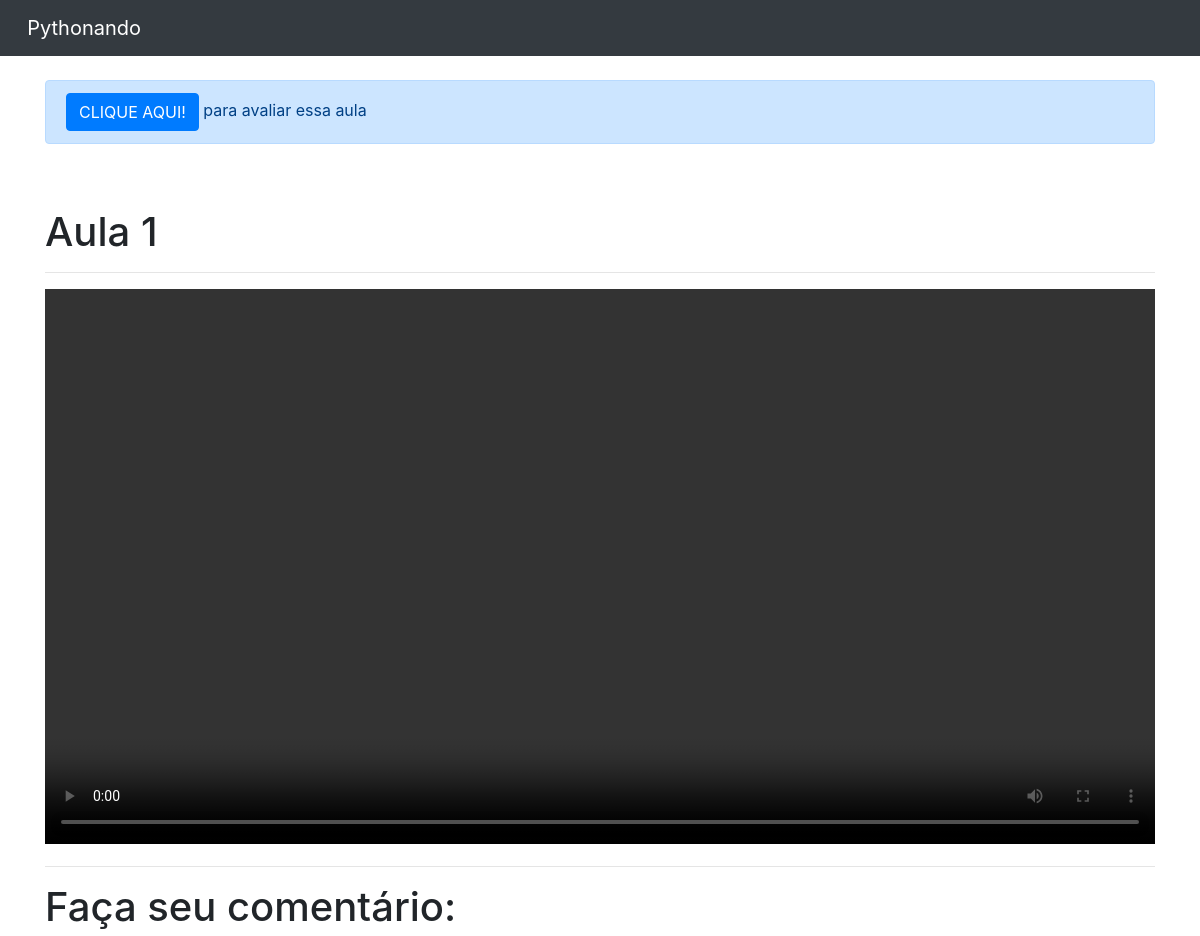
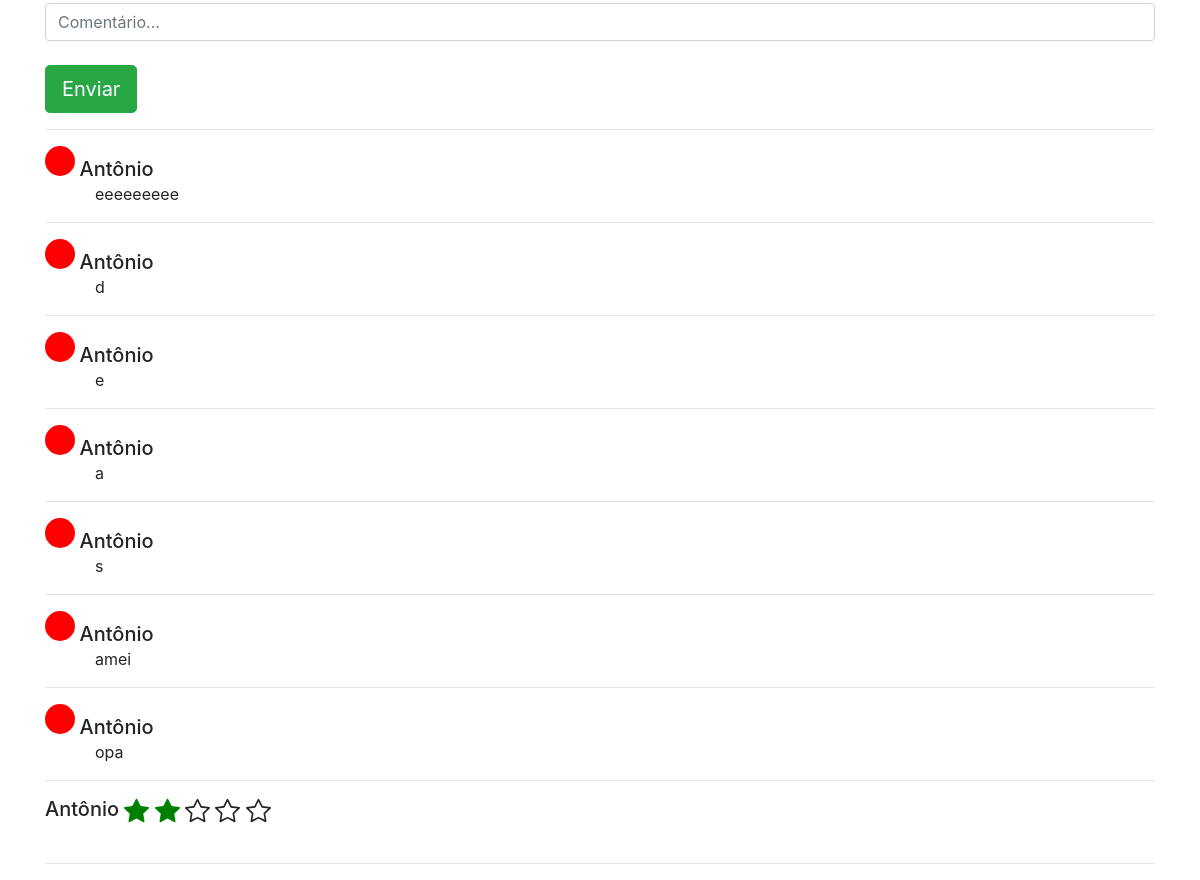
The app's page /home/aula/1 (signed in) with its own data (2 pictures, top to bottom).
### cursos/models.py (models this page shows, shortened)
class Aulas(models.Model):
    nome = models.CharField(max_length = 100)
    descricao = models.TextField()
    aula = models.FileField(upload_to = "aulas")
    curso = models.ForeignKey(Cursos, on_delete = models.DO_NOTHING)

class Comentarios(models.Model):
    usuario = models.ForeignKey(Usuario, on_delete = models.DO_NOTHING)
    comentario = models.TextField()
    data = models.DateTimeField(default = datetime.now)
    aula = models.ForeignKey(Aulas, on_delete = models.DO_NOTHING)

class NotasAulas(models.Model):
    choices = (
        ('p', 'Péssimo'),
        ('r', 'Ruim'),
        ('re', 'Regular'),
        ('b', 'bom'),
        ('o', 'Ótimo')
    )
    aula = models.ForeignKey(Aulas, on_delete=models.DO_NOTHING)
    nota = models.CharField(max_length=50, choices=choices)
    usuario = models.ForeignKey(Usuario, on_delete=models.DO_NOTHING)

### usuarios/models.py (models this page shows)
class Usuario(models.Model):
    nome = models.CharField(max_length=50)
    email = models.EmailField()
    senha = models.CharField(max_length=64)
    def __str__(self) -> str:
        return self.nome

### cursos/views.py (the view)
# urls.py: path('aula/<int:id>', views.aula, name = 'aula'),
def aula(request, id):
    if request.session.get('usuario'):
        aula = Aulas.objects.get(id = id)
        usuario_id = request.session['usuario']
        comentarios = Comentarios.objects.filter(aula = aula).order_by('-data')
        request_usuario = request.session.get('usuario')
        usuario_avaliou = NotasAulas.objects.filter(aula_id = id).filter(usuario_id = request_usuario)
        avaliacoes = NotasAulas.objects.filter(aula_id = id)
        return render(request, 'aula.html', {'aula': aula,
                                            'usuario_id': usuario_id,
                                            'comentarios': comentarios,
                                            'request_usuario': request_usuario,
                                            'usuario_avaliou': usuario_avaliou,
                                            'avaliacoes': avaliacoes})
    else:
        return redirect('/auth/login/?status=2')

### cursos/templatetags/filtros.py (called while the page is built)
@register.filter
def return_list(value, arg):
    return [i for i in range(int(arg))]

### cursos/Templates/aula.html (shortened to what this page needs)
{% extends 'base.html'%}
{% load filtros %}
{% block 'body' %}
<div class="container">
  {% if not usuario_avaliou %}
  <br>
    <div class="alert alert-primary" role="alert">
      <button type="button" class="btn btn-primary" data-toggle="modal" data-target="#exampleModal">
        CLIQUE AQUI!
      </button> para avaliar essa aula
    </div>
  {% endif %}
  <br>
  <br>
  <h1>{{aula.nome}}</h1>
  <hr>
  <video  width="100%" controls>
      <source src="{{aula.aula.url}}" type="video/mp4">
    </video>
  <hr>
  <h1>Faça seu comentário: </h1>
  <input id="comentario" type="text" placeholder="Comentário..." class="form-control">
  <br>
  <input onclick="envia_comentario()" type="button" value="Enviar" class="btn btn-success btn-lg">
  <hr>
  <div id="comentarios">
    {% for i in comentarios%}
      <div style="background-color: red; width: 30px; height: 30px; border-radius: 15px; display: inline-block;"></div>
      <h5 style="display: inline;">{{i.usuario}}</h5>
      <p style="margin-left: 50px;">{{i.comentario}}</p>
      <hr>
    {% endfor %}
  </div>
  <div id="avaliacoes">
    {% for i in avaliacoes%}
      <h5 style="display: inline;">
        {{i.usuario}}
      </h5>
      <br>
      <br>
    {% endfor %}
    <hr>
</div>
</div>
{% endblock %}

### records on screen
Aulas: nome "Aula 1"
Comentarios: usuario "Antônio", comentario "eeeeeeeee"
Comentarios: usuario "Antônio", comentario "d"
Comentarios: usuario "Antônio", comentario "e"
Comentarios: usuario "Antônio", comentario "a"
Comentarios: usuario "Antônio", comentario "s"
Comentarios: usuario "Antônio", comentario "amei"
Comentarios: usuario "Antônio", comentario "opa"
NotasAulas: usuario "Antônio", nota "r" (drawn)
